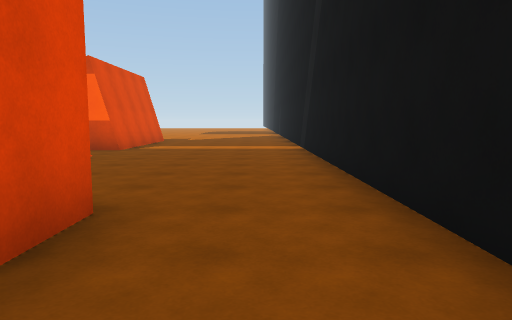
view 1 (above)

20 first-person views from a walk through a Unity game level. The camera is 1.4 m above the floor, tilts 6° down and sees 70° across. The floor is counted in squares, 2 m on a side. Each view is taken from the middle of a square. On the plan, view 1 faces up. The plan holds only what a view shows up to about 11 squares ahead; the rest is blank. The place goes on beyond the plan.

view 2
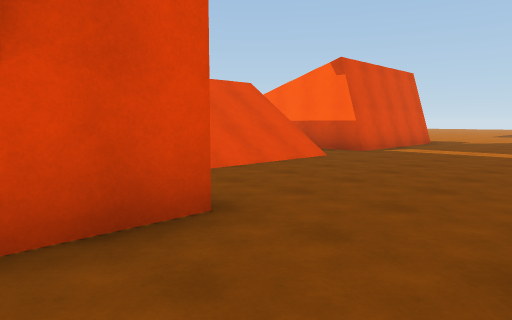

view 3
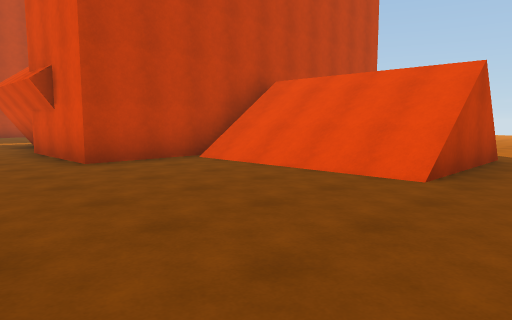

view 4
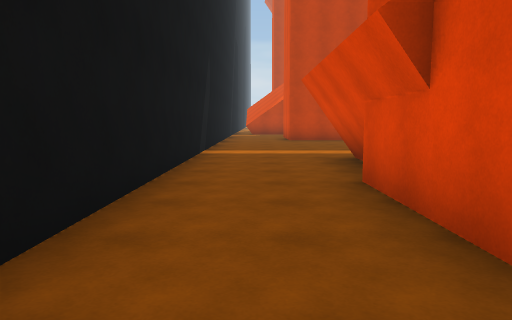

view 5
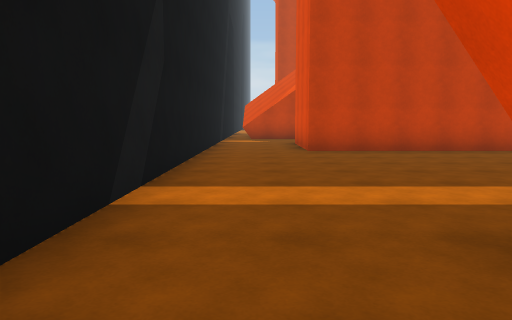

view 6
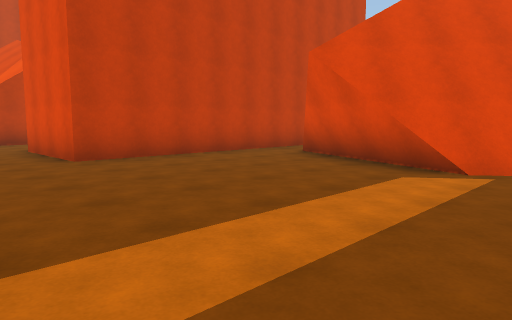

view 7
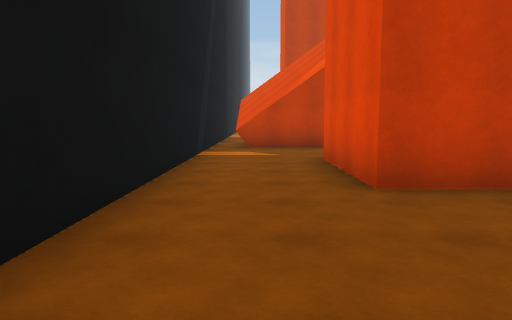

view 8
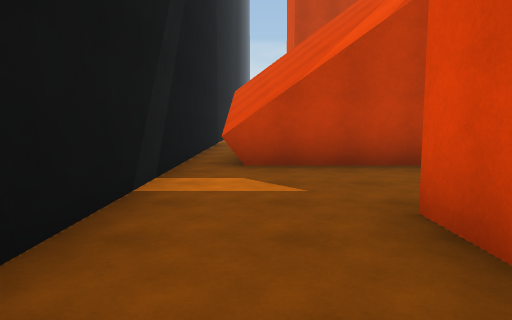

view 9
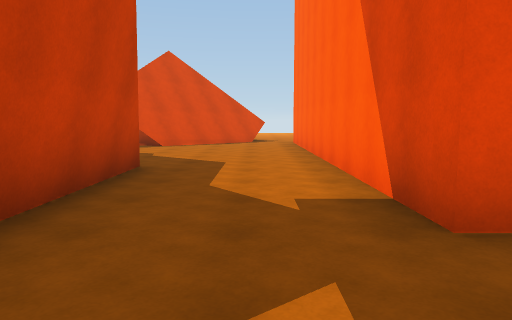

view 10
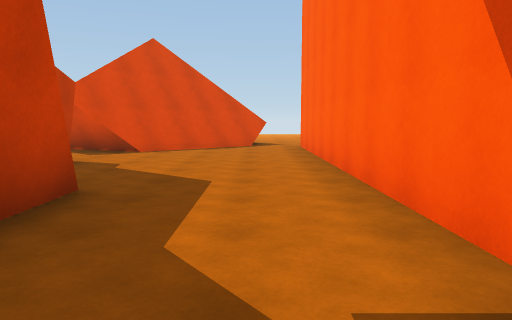

view 11
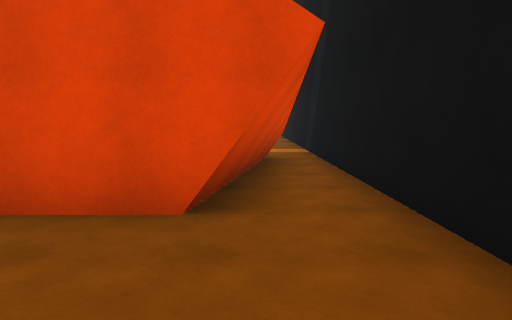

view 12
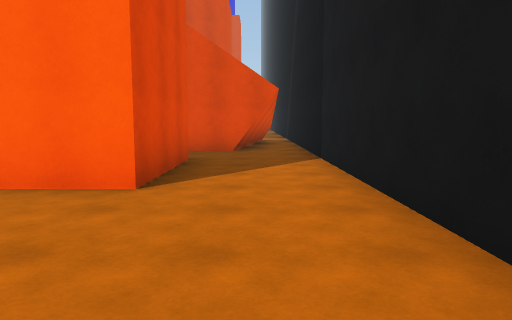

view 13
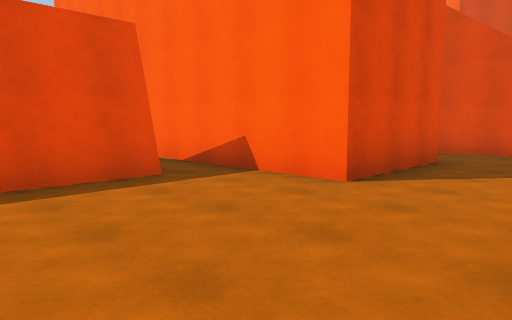

view 14
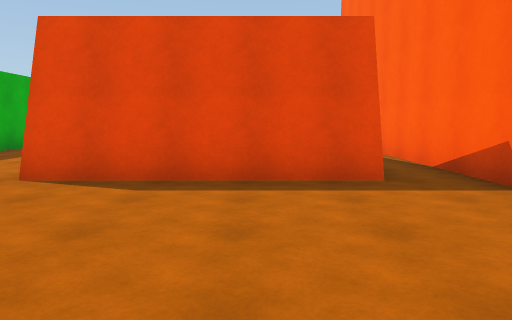

view 15
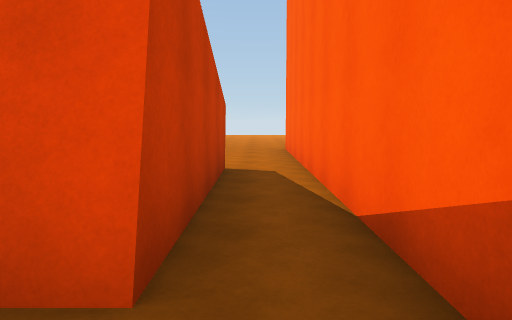

view 16
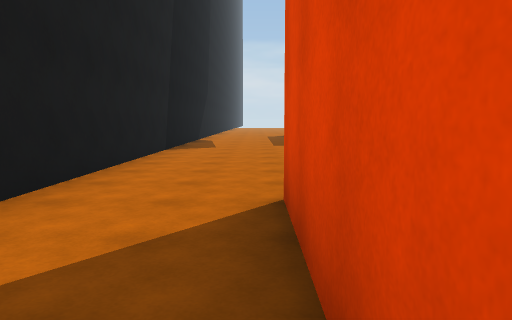

view 17
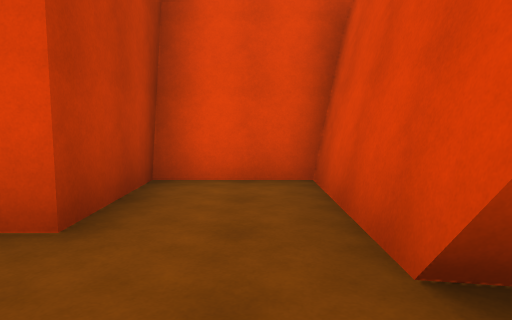

view 18
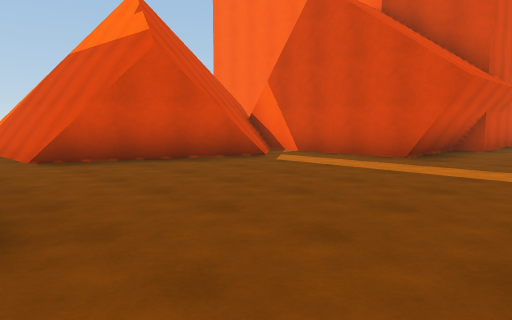

view 19
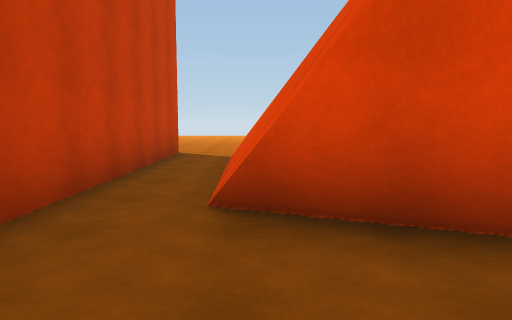

view 20
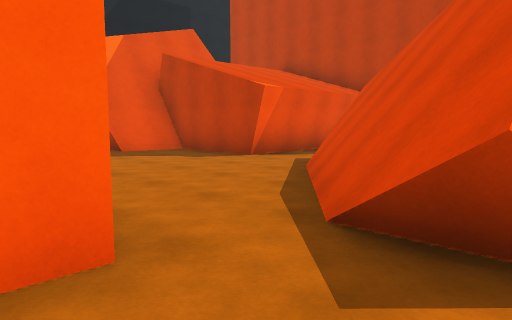

### Floor plan
Key: @ floor where view 1 was taken; # wall or solid block; . floor; / step, stairs or slope; = window, fence, low wall or low ledge.
Columns run from 14 left of view 1 to 2 right of it. Each row starts with its distance up from view 1.
 11           #.....#
 10           #.....#
  9         ###.....#
  8        .........#
  7       ..=//.....#
  6         =//.....#
  5         =//.....#
  4         =//.....#
  3         ###.....#
  2           ###...#
  1             #...#
  0             #.@.#
 -1             #...#
 -2             #...#
 -3         #####...#
 -4         ##......#
 -5          #......#
 -6          #......#
 -7         ##......#
 -8     #####.......#
 -9 ................#
-10 ...##########...#
-11    ##########...#
-12  ..##########...#
-13  ...............#
-14  ##.............#
-15   ##............#
-16    ##.....#####.#
-17    ##.....#   #.#
-18     #..####   #.#
-19     # .#      #.#
-20        #  #####.#
-21           #.....#
-22           #.....#
-23           ###...#
-24            ##...#
-25  ..##########...#
-26  ...............#
-27  ..... ####.....#
-28           #.....#
-29           #.....#
-30           #.....#

Positions as (right, up) in squares from view 1, and headings:
1: (0, 0), facing up
2: (1, 1), facing up-left
3: (1, 9), facing down-left
4: (0, 4), facing down
5: (0, -1), facing down
6: (1, -3), facing down-left
7: (0, -6), facing down
8: (0, -10), facing down
9: (1, -14), facing left
10: (-1, -14), facing left
11: (0, -23), facing up
12: (0, -29), facing up
13: (1, -29), facing up-left
14: (1, -28), facing left
15: (-2, -26), facing left
16: (-1, -22), facing down
17: (1, -21), facing left
18: (1, -10), facing up-left
19: (-3, -8), facing left
20: (-13, -12), facing down-right
